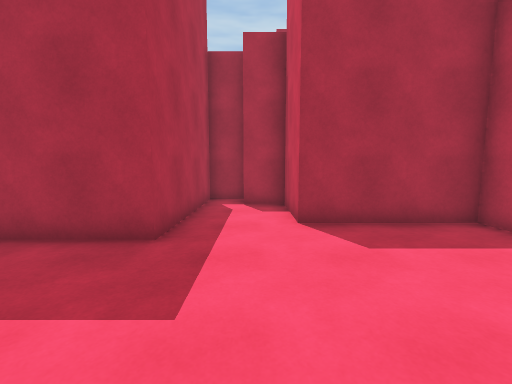
View 1 (above)

23 first-person views from a walk through a 3-D level made in the Unity game engine. The camera is 1.4 m above the floor, tilts 6° down and sees 90° across. The floor is counted in squares, 1 m on a side. Each view is taken from the middle of a square. On the plan, view 1 faces up. The plan holds only what a view shows up to about 13 squares ahead; the rest is blank. The place goes on beyond the plan.

View 2
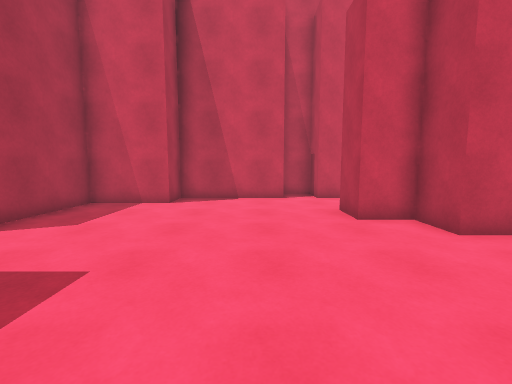

View 3
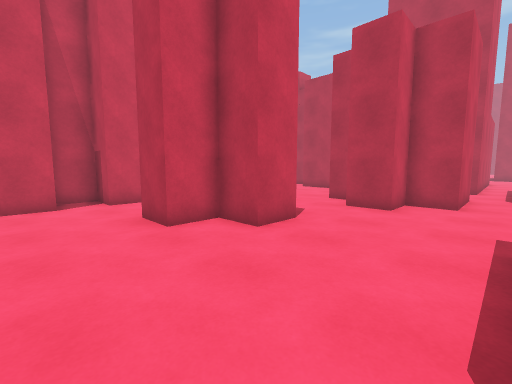

View 4
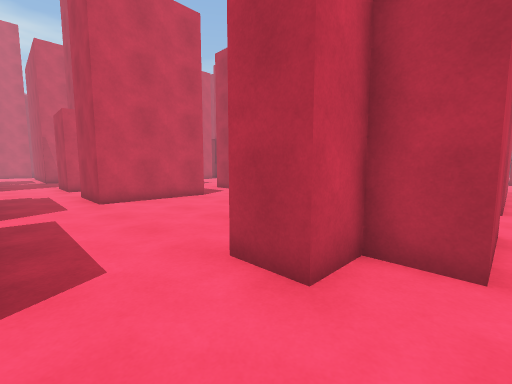

View 5
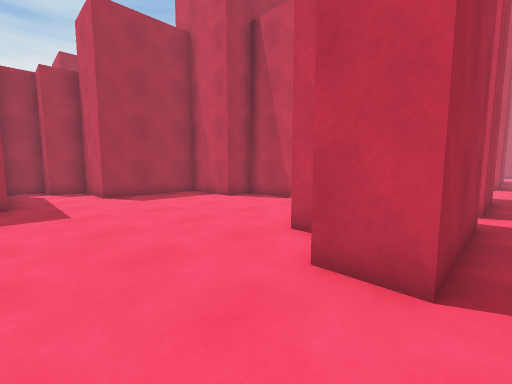

View 6
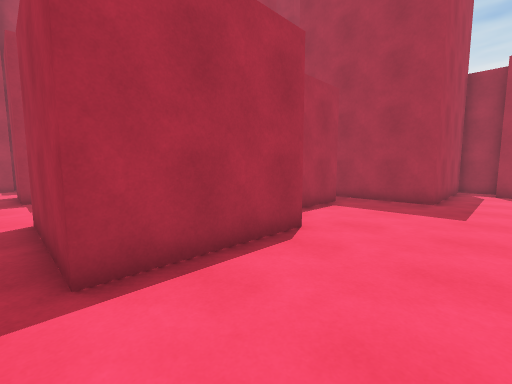

View 7
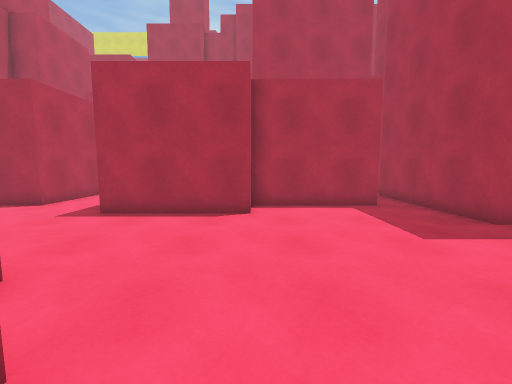

View 8
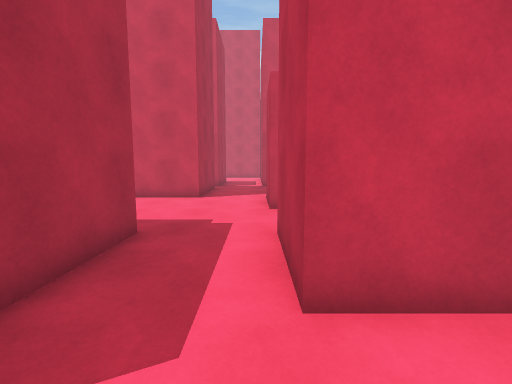

View 9
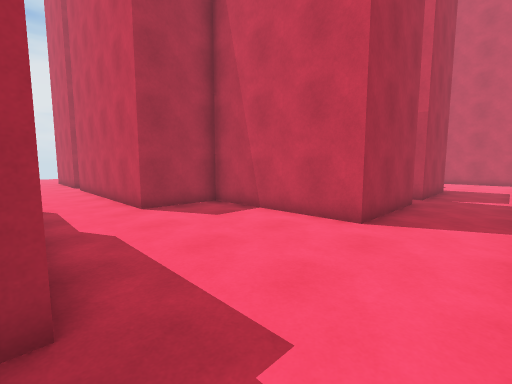

View 10
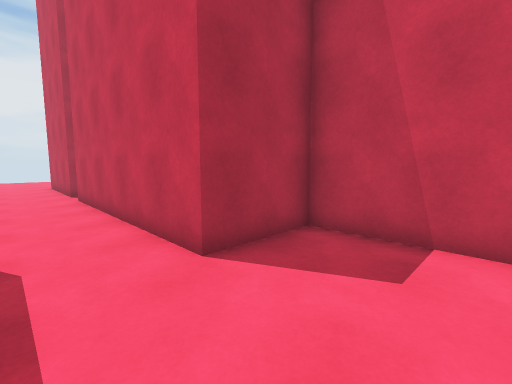

View 11
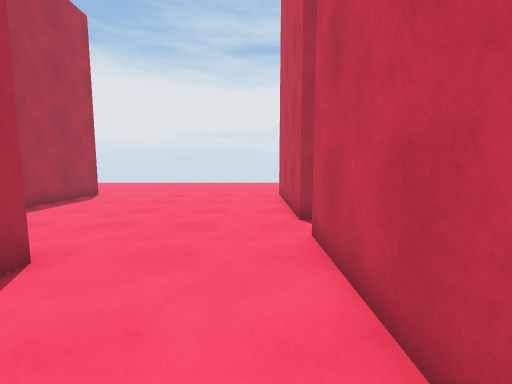

View 12
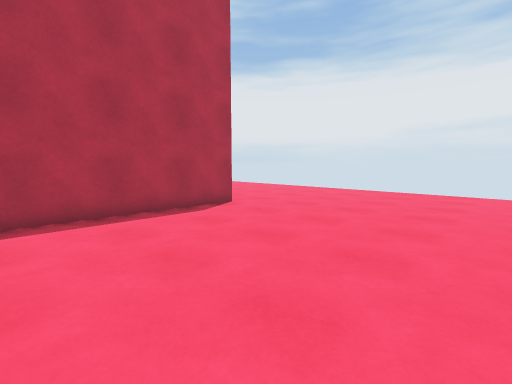

View 13
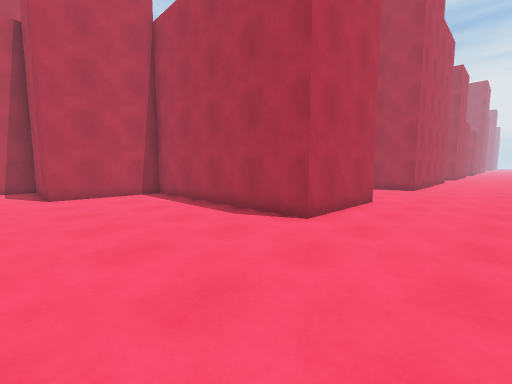

View 14
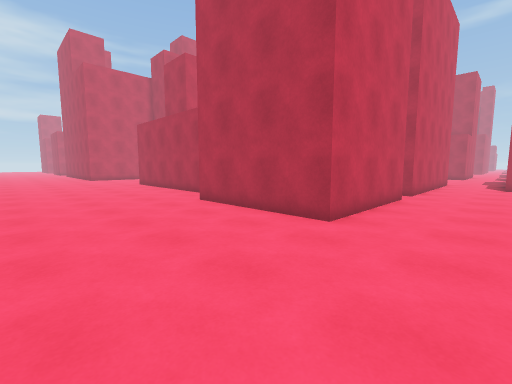

View 15
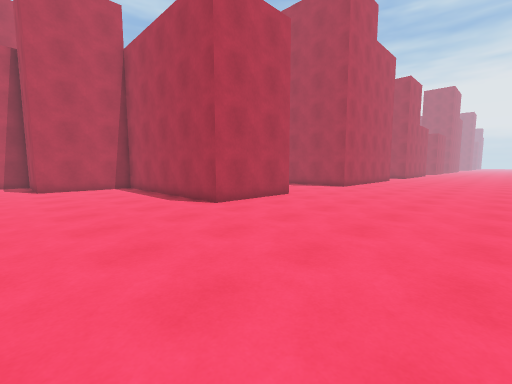

View 16
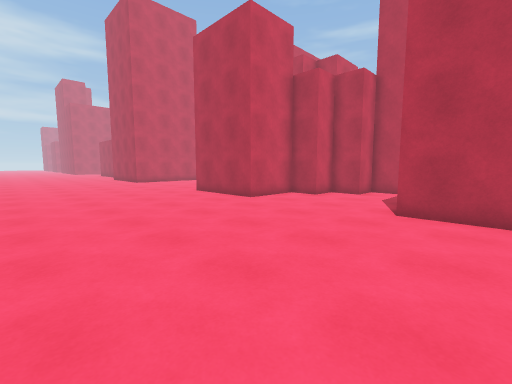

View 17
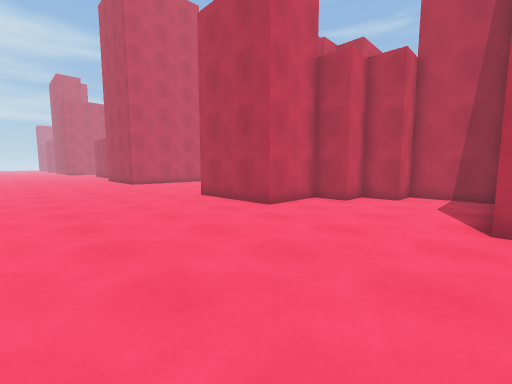

View 18
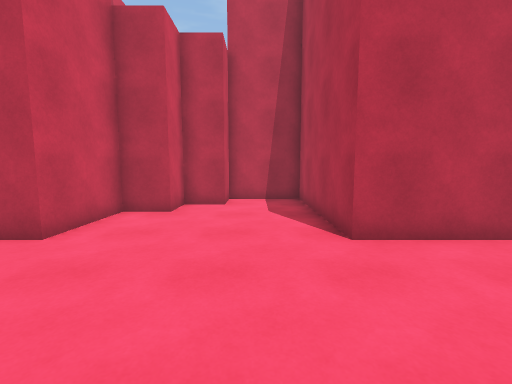

View 19
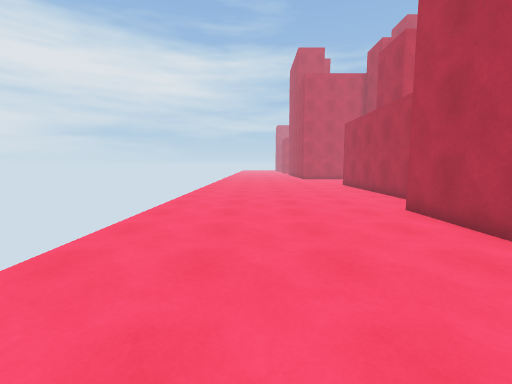

View 20
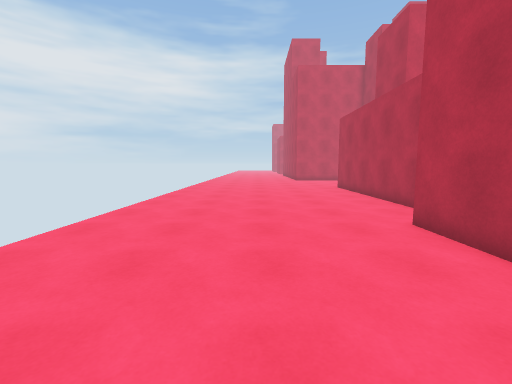

View 21
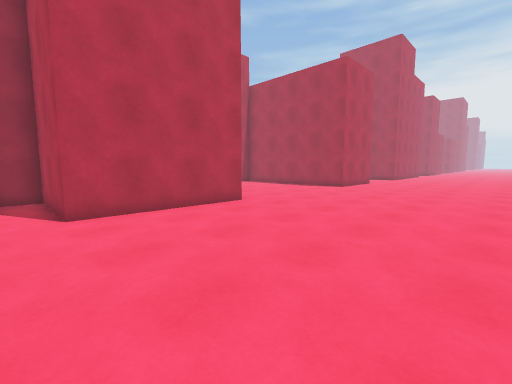

View 22
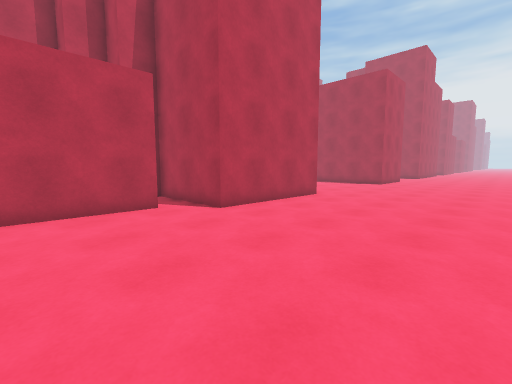

View 23
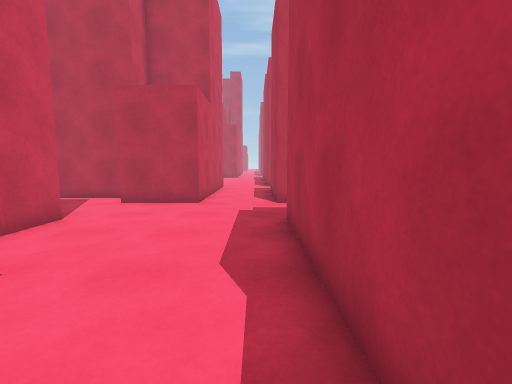

### Floor plan
Points are (right, up) in squares from view 1. A wall is a line through its corners. A room is listed if a view was taken in it or the views show most of it. See-through windows are left out.
Room 1 (views 1, 2, 3, 4, 5, 6, 7, 8, 9, 10)
walls: (6.8, -3.8) (6.8, -2.6) (8.3, -2.6) (8.3, -1.2); (5.5, -5.5) (1, -5.5) (1, -4.1) (2.5, -4.1) (2.5, -2.6) (4, -2.6); (6.8, -1.2) (6.8, 3.2) (5.4, 3.2) (5.4, 6.1) (1, 6.1) (1, 9) (-0.4, 9) (-0.4, 10.5) (-1.9, 10.5) (-1.9, 4.7) (-7.5, 4.7); (11.2, -0.6) (11.2, -5.5) (6.8, -5.5); (1.6, -9.9) (2.5, -9.9); (8.3, -11.5) (8.3, -8.4) (11.2, -8.4) (11.2, -11.5); (-3.3, -1.1) (-3.3, -5.5) (-7.5, -5.5); (-1.9, -11.5) (-1.9, -9.9) (-0.4, -9.9) (-0.4, -8.4) (1.1, -8.4); (14.1, -11.5) (14.1, -8.4) (17.1, -8.4); (-4.8, 3.2) (-4.8, -1.2); (17.8, -9.9) (20.4, -9.9); (-7.5, -8.4) (-4.8, -8.4) (-4.8, -9.9); (21.5, -5.5) (17, -5.5) (17, 0.3) (14.1, 0.3); (25.5, -5.5) (22.9, -5.5)
ways out: opening at (12.5, 0) to room 2
Room 2 (views 11, 12, 13, 14, 15, 16, 17, 18, 19, 20, 21, 22, 23)
walls: (14.1, 10.4) (14.1, 16.3) (19.9, 16.3) (19.9, 11.9) (21.1, 11.9); (21.4, 14.8) (25.5, 14.8); (-7.5, 16.3) (-4.8, 16.3) (-4.8, 10.5) (-1.9, 10.5) (-1.9, 11.9) (-0.4, 11.9) (-0.4, 13.4) (1, 13.4) (1, 16.3) (5.4, 16.3) (5.4, 7.6) (9.8, 7.6) (9.8, 3.2) (11.1, 3.2); (11.2, 0.4) (11.2, -0.6); (14.1, 0.3) (14.1, 9)
ways out: opening at (12.5, 0) to room 1; opening at (14, 10)

Positions as (right, up) in squares from view 1, and headings:
1: (0, 0), facing up
2: (-4, 0), facing right
3: (-3, 0), facing down-right
4: (-2, -6), facing down-right
5: (-2, -6), facing up-right
6: (0, -6), facing up-left
7: (4, -1), facing left
8: (6, -8), facing right
9: (11, -8), facing up-right
10: (12, -3), facing up-right
11: (13, 4), facing up
12: (13, 10), facing up-left
13: (11, 20), facing down-left
14: (11, 22), facing down-right
15: (11, 24), facing down-left
16: (-7, 24), facing down-right
17: (-5, 23), facing down-right
18: (-3, 21), facing down
19: (12, 21), facing right
20: (14, 20), facing right
21: (21, 24), facing down-left
22: (25, 23), facing down-left
23: (12, 1), facing down
